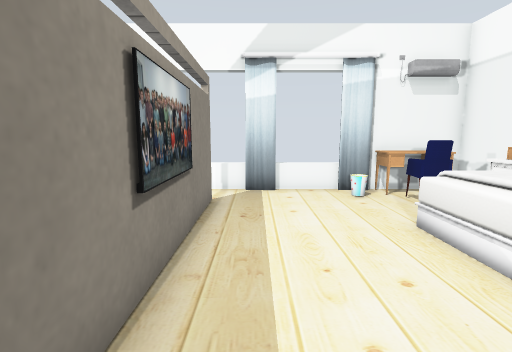
[1] (above)

19 first-person views from a walk through a robot-simulator world made for Gazebo. The camera is 1 m above the floor, tilts 8° down and sees 85° across. The floor is counted in squares, 0.5 m on a side. Each view is taken from the middle of a square. On the plan, view 1 faces up. The plan holds only what a view shows up to about 17 squares ahead; the rest is blank. Simple shapes stand in for some stock models. Some surface patterns are stand-ins.

[2]
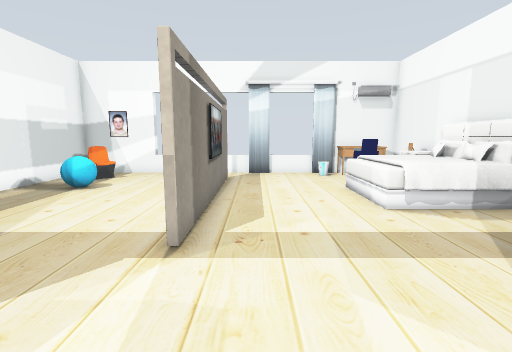

[3]
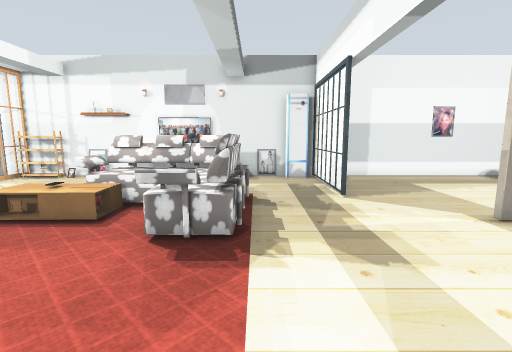

[4]
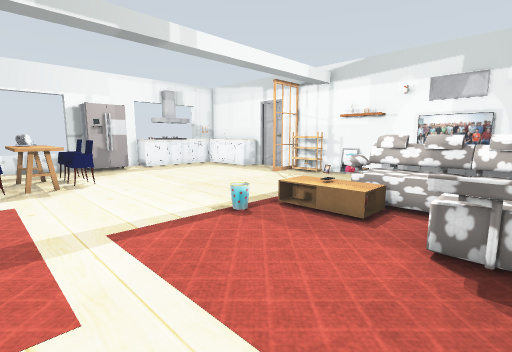

[5]
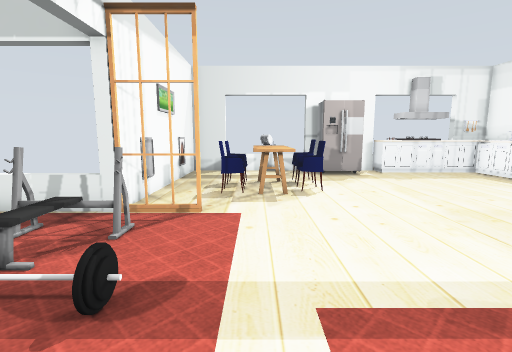

[6]
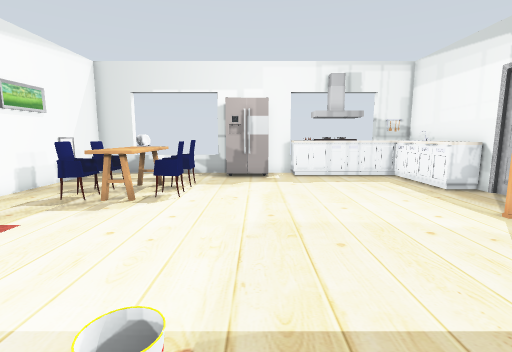

[7]
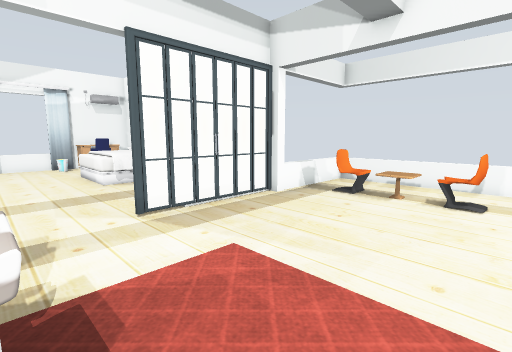

[8]
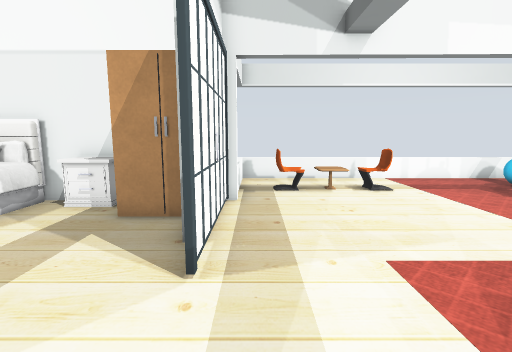

[9]
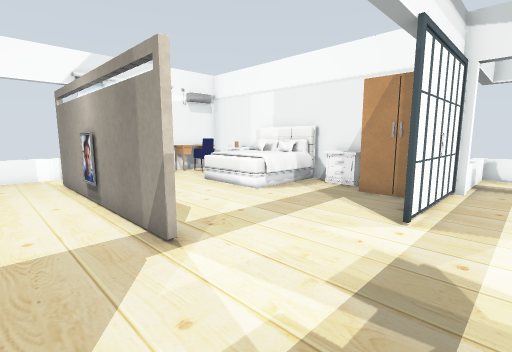

[10]
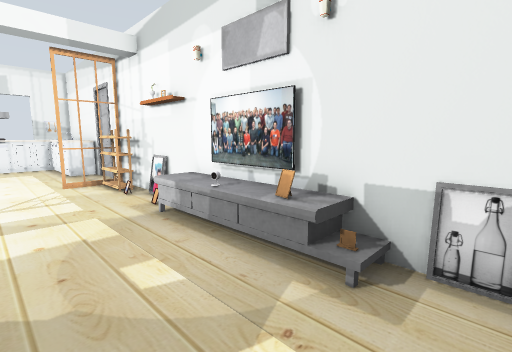

[11]
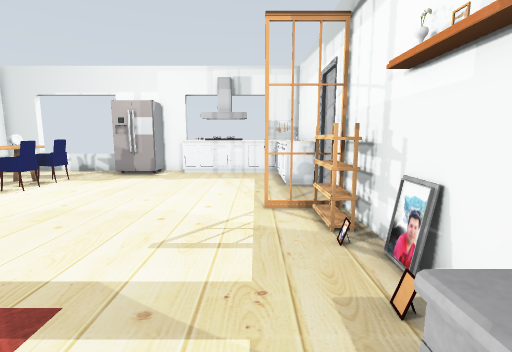

[12]
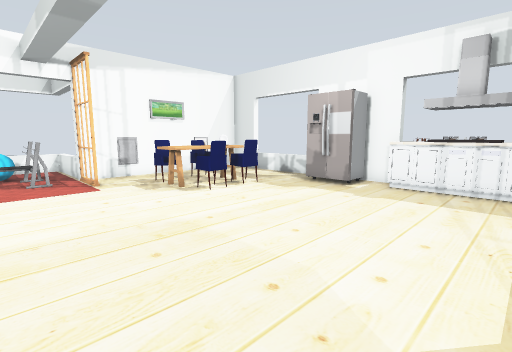

[13]
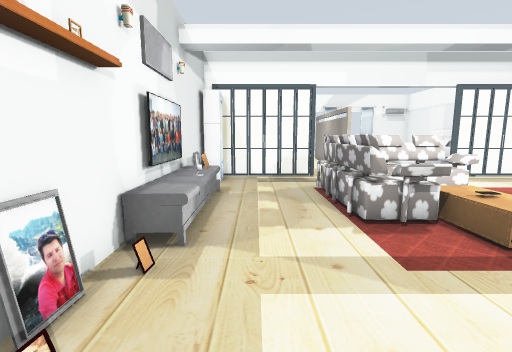

[14]
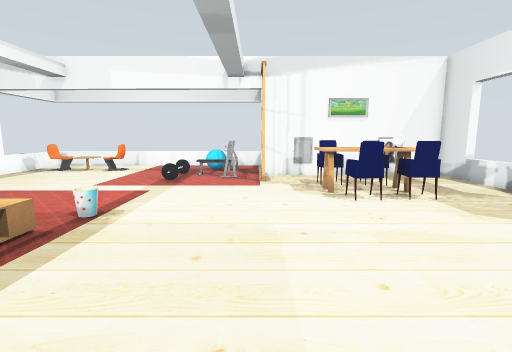

[15]
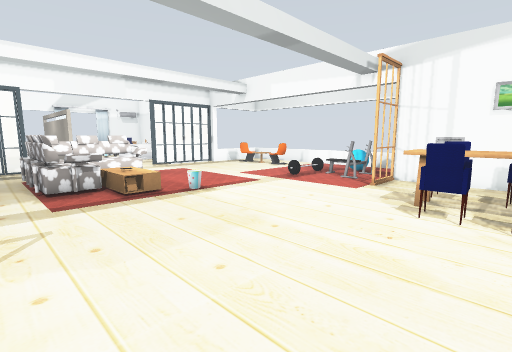

[16]
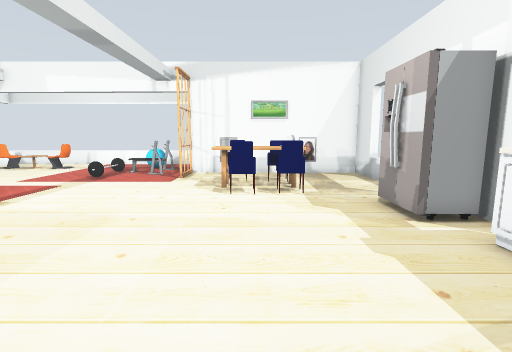

[17]
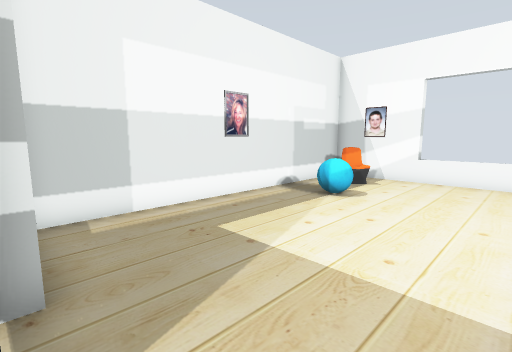

[18]
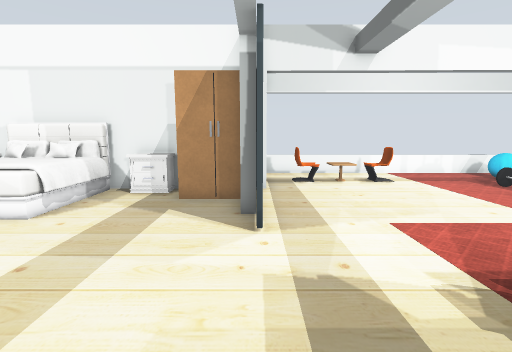

[19]
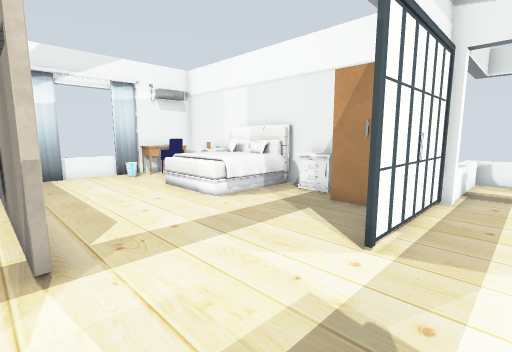

### Floor plan
Points are (right, up) in squares from view 1. A wall is a line through its corners. A room is listed if a view was taken in it or the views show most of it. See-through windows are left out.
Room 1 (views 1, 2, 3, 4, 5, 6, 7, 8, 9, 10, 11, 12, 13, 14, 15, 16, 17, 18, 19)
walls: (4.1, -3) (4.1, -2.5); (-5.9, -2.5) (-5.9, -3); (-1.6, -0.2) (-1.6, 8.6); (-9.5, -3) (-9.5, -18.5); (7.7, 0) (7.7, 10.6) (-9.5, 10.6) (-9.5, -2.2); (12.5, -3.4) (7.7, -3.4); (-9.5, -21) (-9.5, -26.6) (-8.4, -26.6); (0.4, -26.6) (7.7, -26.6) (7.7, -17.3) (12.5, -17.3); (-1.4, 8.6) (-1.4, -0.2); (-2.9, -26.6) (-1.1, -26.6)
low walls: (12.5, -17.3) (12.5, -3.4)
objects: door leaf (-10, -20); kitchen cabinet (-9, -26) to (-7, -22); door leaf (-9, -18) to (-7, -18); shoe rack (-9, -17) to (-9, -16); desk (-9, -15); vase (-9, -14); desk (-9, -13); TV cabinet (-9, -12) to (-8, -10); TV (-9, -11); picture (-9, -10) to (-9, -9); TV (-9, -8); TV cabinet (-9, -7); picture (-9, -6); other object (-9, -4); picture (-9, 4); desk (-8, -8); chair (-8, 8) to (-7, 9); door leaf (-7, -3); cyan ball (-7, 6); other object (-6, -26) to (-5, -26); door leaf (-5, -3) to (-4, -3); kitchen cabinet (-4, -26) to (-3, -26); sofa (-4, -11) to (0, -6); coffee table (-3, -12) to (-2, -10); other object (-2, -11); picture (-2, 4); fridge (-1, -26) to (0, -25); bin (0, -13); chair (2, -22); chair (2, -21) to (2, -20); kitchen table (3, -23) to (4, -23); table (3, -22) to (4, -22); kitchen table (3, -21) to (4, -20); door leaf (3, -3); bin (3, 9) to (4, 10); chair (4, -20) to (5, -20); bed (4, 3) to (7, 6); curtain (4, 10); chair (5, -22); door leaf (5, -3); chair (5, 8) to (6, 9); desk (5, 9) to (7, 10); door leaf (6, -17) to (7, -17); other object (6, -13) to (8, -13); wardrobe (6, -2) to (7, -1); other object (7, -16) to (9, -14); nightstand (7, 0) to (7, 1); nightstand (7, 7); other object (7, 8); picture (8, -24); picture (8, -19); table (9, -7) to (10, -7); cyan ball (10, -15) to (10, -14); chair (10, -9) to (10, -8); chair (10, -6) to (10, -5)

Where each view was taken, in squares from view 1:
view 1: 0 up, 0 right, facing up
view 2: 5 down, 0 right, facing up
view 3: 6 down, 5 right, facing left
view 4: 7 down, 5 right, facing down-left
view 5: 10 down, 4 right, facing down
view 6: 11 down, 1 left, facing down
view 7: 10 down, 0 right, facing up-right
view 8: 4 down, 1 left, facing right
view 9: 5 down, 4 left, facing up-right
view 10: 5 down, 5 left, facing down-left
view 11: 10 down, 7 left, facing down
view 12: 14 down, 7 left, facing down-right
view 13: 17 down, 7 left, facing up
view 14: 17 down, 7 left, facing right
view 15: 22 down, 6 left, facing up-right
view 16: 21 down, 8 left, facing right
view 17: 3 down, 2 left, facing up-left
view 18: 3 down, 3 left, facing right
view 19: 5 down, 2 left, facing up-right
